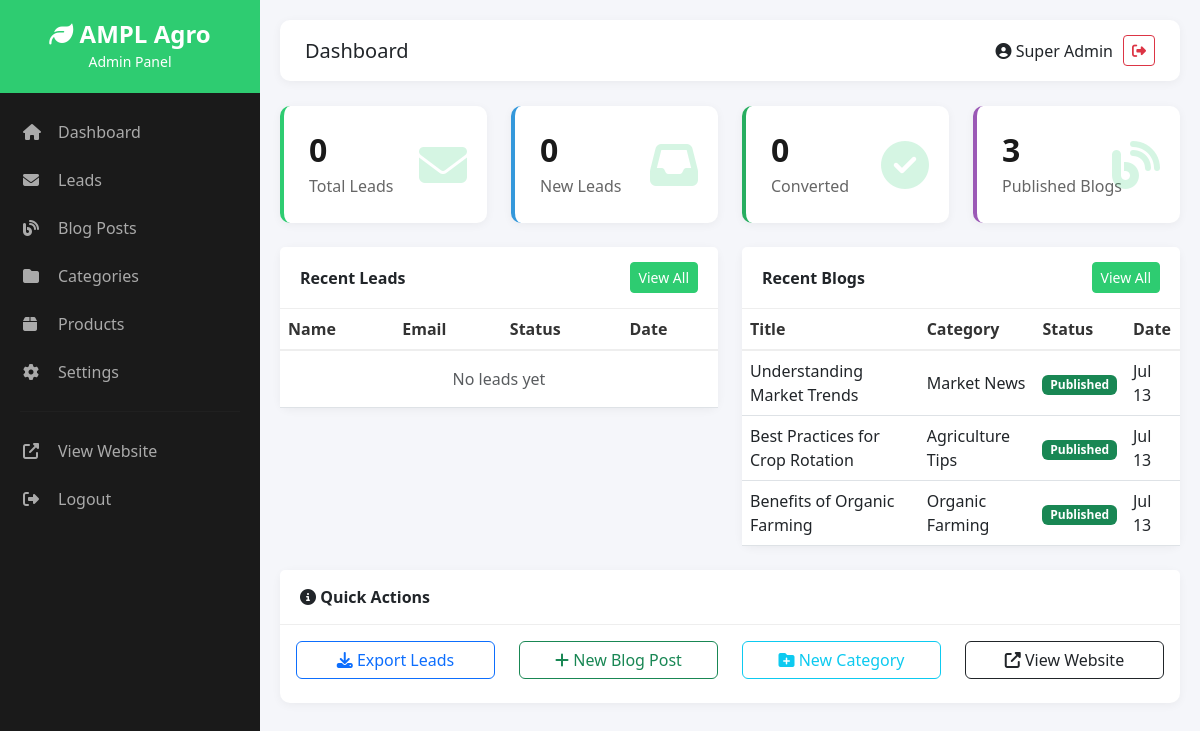
Page /admin/dashboard.php (signed in) on the committed database.
### tables this page shows
CREATE TABLE IF NOT EXISTS blogs (
    id INT AUTO_INCREMENT PRIMARY KEY,
    category_id INT NULL,
    title VARCHAR(200) NOT NULL,
    slug VARCHAR(200) NOT NULL UNIQUE,
    short_description VARCHAR(500) NULL,
    content TEXT NOT NULL,
    featured_image VARCHAR(255) NULL,
    author VARCHAR(100) NULL,
    tags VARCHAR(255) NULL,
    status ENUM('draft', 'published', 'archived') DEFAULT 'draft',
    view_count INT DEFAULT 0,
    is_featured TINYINT(1) DEFAULT 0,
    created_at TIMESTAMP DEFAULT CURRENT_TIMESTAMP,
    updated_at TIMESTAMP DEFAULT CURRENT_TIMESTAMP ON UPDATE CURRENT_TIMESTAMP,
    published_at DATETIME NULL,
    FOREIGN KEY (category_id) REFERENCES blog_categories(id) ON DELETE SET NULL,
    INDEX idx_slug (slug),
    INDEX idx_status (status),
    INDEX idx_category (category_id),
    INDEX idx_created (created_at)
);

CREATE TABLE IF NOT EXISTS blog_categories (
    id INT AUTO_INCREMENT PRIMARY KEY,
    name VARCHAR(100) NOT NULL,
    slug VARCHAR(100) NOT NULL UNIQUE,
    description TEXT NULL,
    status ENUM('active', 'inactive') DEFAULT 'active',
    created_at TIMESTAMP DEFAULT CURRENT_TIMESTAMP,
    updated_at TIMESTAMP DEFAULT CURRENT_TIMESTAMP ON UPDATE CURRENT_TIMESTAMP,
    INDEX idx_slug (slug),
    INDEX idx_status (status)
);

### admin/dashboard.php (the view, shortened to what this page needs)
<?php
try {
    $db = getDB();
    $totalLeads = $db->query("SELECT COUNT(*) as count FROM leads")->fetch();
    $newLeads = $db->query("SELECT COUNT(*) as count FROM leads WHERE status = 'new'")->fetch();
    $convertedLeads = $db->query("SELECT COUNT(*) as count FROM leads WHERE status = 'converted'")->fetch();
    $publishedBlogs = $db->query("SELECT COUNT(*) as count FROM blogs WHERE status = 'published'")->fetch();
    $recentLeads = $db->query("SELECT * FROM leads ORDER BY created_at DESC LIMIT 5")->fetchAll();
    $recentBlogs = $db->query("SELECT * FROM blogs ORDER BY created_at DESC LIMIT 5")->fetchAll();
} catch (Exception $e) {
    $error = $e->getMessage();
}
?>
<div class="row mb-4">
    <div class="col-md-3">
        <div class="stat-card position-relative">
            <h3><?php echo $totalLeads['count'] ?? 0; ?></h3>
            <p>Total Leads</p>
            <div class="icon"><i class="fas fa-envelope"></i></div>
        </div>
    </div>
    <div class="col-md-3">
        <div class="stat-card position-relative" style="border-left-color: #3498db;">
            <h3><?php echo $newLeads['count'] ?? 0; ?></h3>
            <p>New Leads</p>
            <div class="icon"><i class="fas fa-inbox"></i></div>
        </div>
    </div>
    <div class="col-md-3">
        <div class="stat-card position-relative" style="border-left-color: #27ae60;">
            <h3><?php echo $convertedLeads['count'] ?? 0; ?></h3>
            <p>Converted</p>
            <div class="icon"><i class="fas fa-check-circle"></i></div>
        </div>
    </div>
    <div class="col-md-3">
        <div class="stat-card position-relative" style="border-left-color: #9b59b6;">
            <h3><?php echo $publishedBlogs['count'] ?? 0; ?></h3>
            <p>Published Blogs</p>
            <div class="icon"><i class="fas fa-blog"></i></div>
        </div>
    </div>
</div>
<div class="row">
    <div class="col-md-6">
        <div class="card">
            <div class="card-header d-flex justify-content-between align-items-center">
                <span>Recent Leads</span>
                <a href="leads.php" class="btn btn-sm btn-primary">View All</a>
            </div>
            <div class="card-body p-0">
                <div class="table-responsive">
                    <table class="table table-hover mb-0">
                        <thead>
                            <tr>
                                <th>Name</th>
                                <th>Email</th>
                                <th>Status</th>
                                <th>Date</th>
                            </tr>
                        </thead>
                        <tbody>
                            <?php if (!empty($recentLeads)): ?>
                                <?php foreach ($recentLeads as $lead): ?>
                                <tr>
                                    <td><?php echo htmlspecialchars($lead['name']); ?></td>
                                    <td><?php echo htmlspecialchars($lead['email']); ?></td>
                                    <td>
                                        <?php
                                        $statusClass = [
                                            'new' => 'badge-new',
                                            'contacted' => 'badge-contacted',
                                            'converted' => 'badge-converted',
                                            'lost' => 'badge-lost'
                                        ];
                                        ?>
                                        <span class="badge <?php echo $statusClass[$lead['status']] ?? 'bg-secondary'; ?>">
                                            <?php echo ucfirst($lead['status']); ?>
                                        </span>
                                    </td>
                                    <td><?php echo date('M d', strtotime($lead['created_at'])); ?></td>
                                </tr>
                                <?php endforeach; ?>
                            <?php else: ?>
                                <tr>
                                    <td colspan="4" class="text-center text-muted py-3">No leads yet</td>
                                </tr>
                            <?php endif; ?>
                        </tbody>
                    </table>
                </div>
            </div>
        </div>
    </div>
    <div class="col-md-6">
        <div class="card">
            <div class="card-header d-flex justify-content-between align-items-center">
                <span>Recent Blogs</span>
                <a href="blogs.php" class="btn btn-sm btn-primary">View All</a>
            </div>
            <div class="card-body p-0">
                <div class="table-responsive">
                    <table class="table table-hover mb-0">
                        <thead>
                            <tr>
                                <th>Title</th>
                                <th>Category</th>
                                <th>Status</th>
                                <th>Date</th>
                            </tr>
                        </thead>
                        <tbody>
                            <?php if (!empty($recentBlogs)): ?>
                                <?php foreach ($recentBlogs as $blog):
                                    $cat = $db->query("SELECT name FROM blog_categories WHERE id = " . intval($blog['category_id']))->fetch();
                                ?>
                                <tr>
                                    <td><?php echo htmlspecialchars($blog['title']); ?></td>
                                    <td><?php echo $cat ? htmlspecialchars($cat['name']) : '-'; ?></td>
                                    <td>
                                        <span class="badge bg-<?php echo $blog['status'] === 'published' ? 'success' : 'secondary'; ?>">
                                            <?php echo ucfirst($blog['status']); ?>
                                        </span>
                                    </td>
                                    <td><?php echo date('M d', strtotime($blog['created_at'])); ?></td>
                                </tr>
                                <?php endforeach; ?>
                            <?php else: ?>
                                <tr>
                                    <td colspan="4" class="text-center text-muted py-3">No blogs yet</td>
                                </tr>
                            <?php endif; ?>
                        </tbody>
                    </table>
                </div>
            </div>
        </div>
    </div>
</div>
<div class="row mt-4">
    <div class="col-12">
        <div class="card">
            <div class="card-header">
                <i class="fas fa-info-circle"></i> Quick Actions
            </div>
            <div class="card-body">
                <div class="row">
                    <div class="col-md-3">
                        <a href="leads.php?action=export" class="btn btn-outline-primary w-100 mb-2">
                            <i class="fas fa-download"></i> Export Leads
                        </a>
                    </div>
                    <div class="col-md-3">
                        <a href="blogs.php?action=create" class="btn btn-outline-success w-100 mb-2">
                            <i class="fas fa-plus"></i> New Blog Post
                        </a>
                    </div>
                    <div class="col-md-3">
                        <a href="blog-categories.php?action=create" class="btn btn-outline-info w-100 mb-2">
                            <i class="fas fa-folder-plus"></i> New Category
                        </a>
                    </div>
                    <div class="col-md-3">
                        <a href="../index.php" target="_blank" class="btn btn-outline-dark w-100 mb-2">
                            <i class="fas fa-external-link-alt"></i> View Website
                        </a>
                    </div>
                </div>
            </div>
        </div>
    </div>
</div>
<?php
include 'layout.php';

### admin/layout.php (style rules this page uses)
:root { --primary: #2ecc71; --primary-dark: #27ae60; --dark: #1a1a1a; --light: #f8f9fa; --sidebar-width: 260px; }
body { font-family: 'Segoe UI', Tahoma, Geneva, Verdana, sans-serif; background: #f5f6fa; }
.stat-card { background: white; border-radius: 10px; padding: 25px; box-shadow: 0 2px 10px rgba(0,0,0,0.05); border-left: 4px solid var(--primary); }
.stat-card h3 { font-size: 2rem; font-weight: 700; margin: 0; color: var(--dark); }
.stat-card p { margin: 5px 0 0 0; color: #666; }
.stat-card .icon { position: absolute; right: 20px; top: 50%; transform: translateY(-50%); font-size: 3rem; color: rgba(46, 204, 113, 0.2); }
.card { border: none; border-radius: 10px; box-shadow: 0 2px 10px rgba(0,0,0,0.05); }
.card-header { background: white; border-bottom: 1px solid #eee; padding: 15px 20px; font-weight: 600; }
.btn-primary { background: var(--primary); border-color: var(--primary); }
.table th { font-weight: 600; color: #333; border-bottom: 2px solid #eee; }
.table td { vertical-align: middle; }

### rows in the picture
blogs: title "Understanding Market Trends", category.name "Market News", status "Published", created_at "Jul 13"
blogs: title "Best Practices for Crop Rotation", category.name "Agriculture Tips", status "Published", created_at "Jul 13"
blogs: title "Benefits of Organic Farming", category.name "Organic Farming", status "Published", created_at "Jul 13"

### other values in the picture
$pageTitle "Dashboard"
$_SESSION['admin_name'] "Super Admin"
$totalLeads['count'] "0"
$newLeads['count'] "0"
$convertedLeads['count'] "0"
$publishedBlogs['count'] "3"
